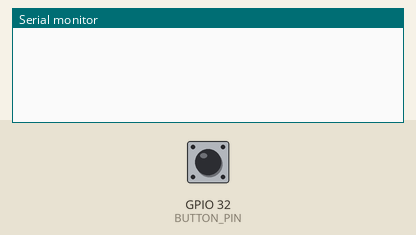
Simulated run of this sketch. Board: ESP32. On the bench: the last lines printed to the serial monitor. Inputs (shaded band) come from the test bench; at power-on: GPIO 32 (BUTTON_PIN) HIGH.

Above: at 1.2 s.
1.3 s: GPIO 32 (BUTTON_PIN) pulled LOW for 0.15 s
At 1.43 s:
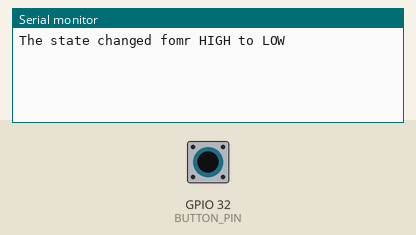
At 2.3 s:
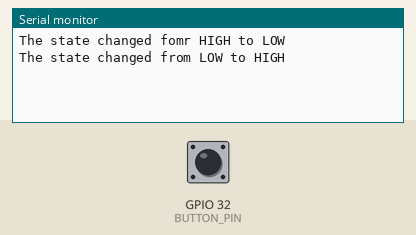

Measured:
- after the input at 1.3 s, the serial monitor: prints a new line at once (image 1)

The sketch:

ESP32-Button-press-release.ino
```cpp
#define BUTTON_PIN 32

int lastState = HIGH;
int currentState;

void setup() {
  // put your setup code here, to run once:
  Serial.begin(115200);
  pinMode(BUTTON_PIN, INPUT_PULLUP);
}

void loop() {
  // put your main code here, to run repeatedly:
  currentState = digitalRead(BUTTON_PIN);

  if(lastState == LOW && currentState == HIGH)
    Serial.println("The state changed from LOW to HIGH");
  else if (lastState ==HIGH && currentState == LOW)
    Serial.println("The state changed fomr HIGH to LOW");

  lastState = currentState;
}
```
